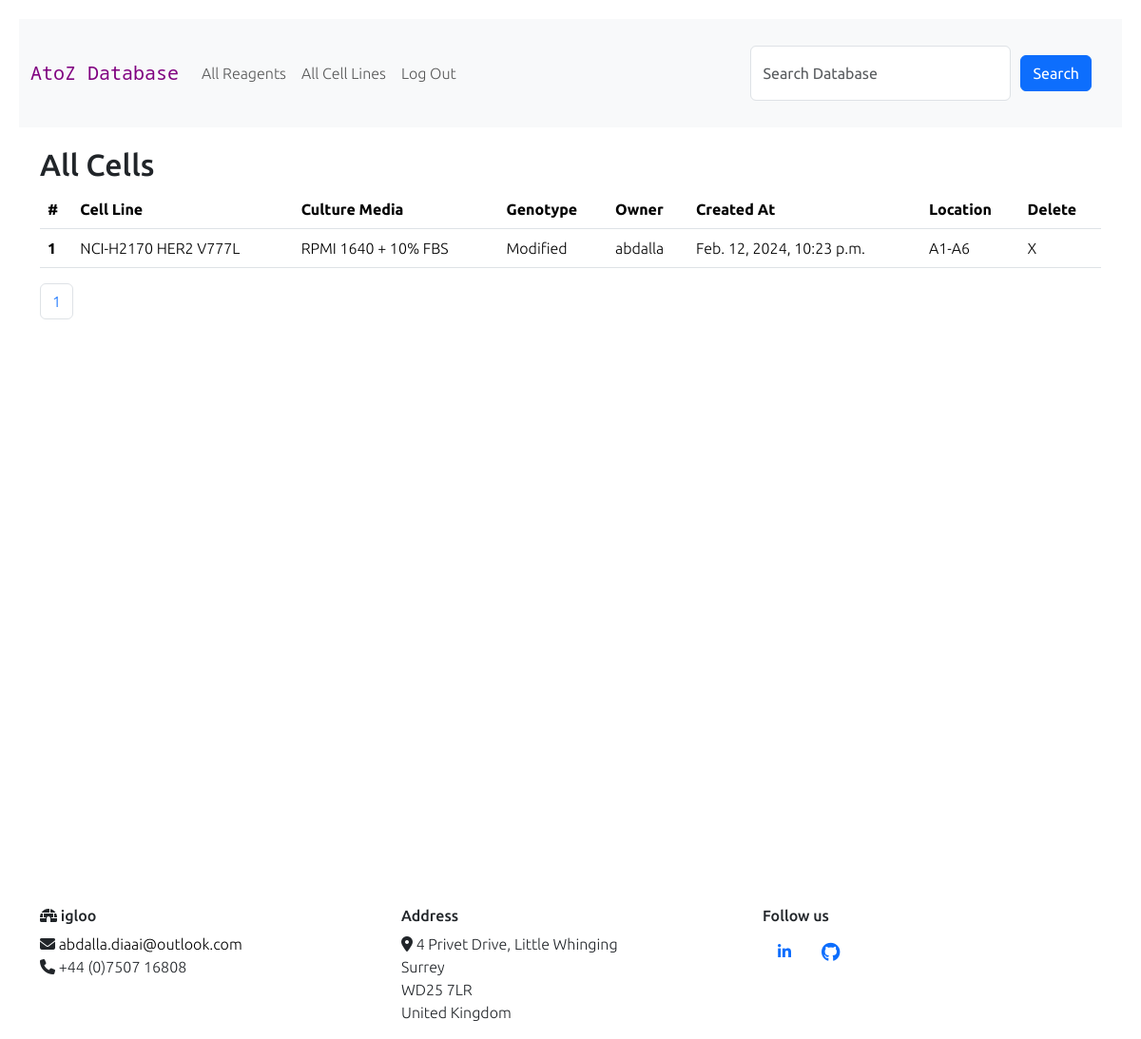
The page /view_cells (signed in) on the database as committed earlier.
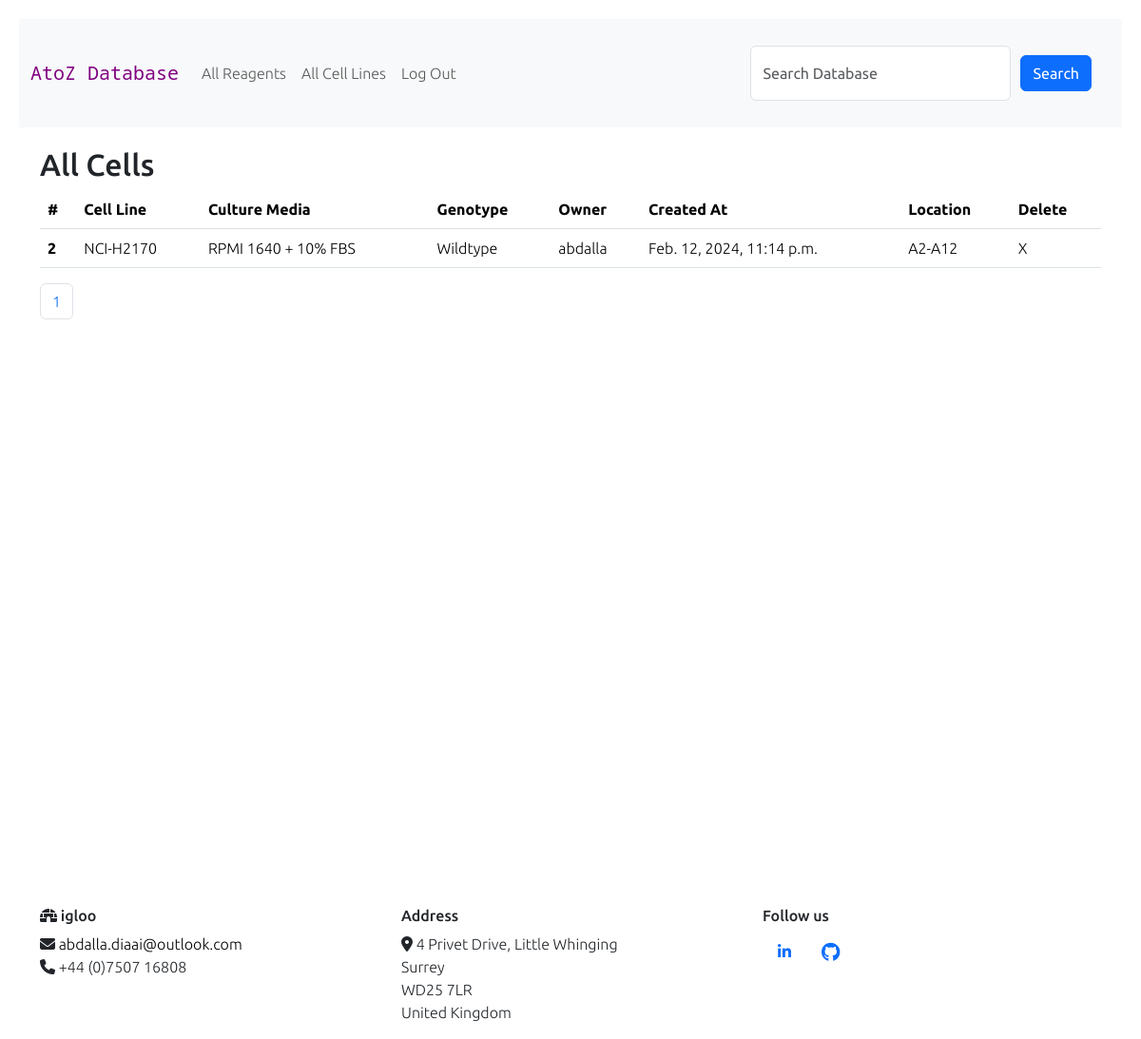
The same page on the database as committed later.
### reagents/models.py (models this page shows, shortened)
class TimeStampedModel(models.Model):
    created_at = models.DateTimeField(auto_now_add=True)
    updated_at = models.DateTimeField(auto_now=True)
    class Meta:
        abstract = True

class CellLine(TimeStampedModel):
    CHOICES = [("Wildtype", True), ("Modified", False)]
    created = TimeStampedModel.created_at
    cell_name = models.CharField(max_length=300, blank=True, null=True)
    media = models.CharField(max_length=300, blank=True, null=True)
    genotype = models.CharField(max_length=30, choices=CHOICES, default=True)
    owner = models.ForeignKey(settings.AUTH_USER_MODEL, on_delete=models.CASCADE, null=True)
    storage_position = models.CharField(max_length=10, blank=True, null=True)

class User(AbstractUser):
    pass

### reagents/views.py (the view)
# urls.py: path("view_cells", views.view_cells, name="view_cells"),
@login_required
def view_cells(request):
    cells = CellLine.objects.all()
    paginator = Paginator(cells, 10)
    page_number = request.GET.get("page")
    page_obj = paginator.get_page(page_number)
    return render(
        request,
        "reagents/cells.html",
        {"page_obj": page_obj, "paginator": paginator, "search_form": NewSearch()},
    )

### reagents/forms.py
class NewSearch(forms.Form):
    CHOICES = [("cells", "Cells"), ("reagents", "Reagents")]
    search = forms.CharField(
        label="",
        widget=forms.TextInput(
            attrs={"placeholder": "Search Database", "class": "form-control"}
        ),
    )
    database_to_search = models.CharField(max_length=30, choices=CHOICES, default="Reagents")

### reagents/templates/reagents/cells.html (shortened to what this page needs)
{% extends "reagents/layout.html" %}
{% load static %}
{% block body %}
<h2>All Cells</h2>
{% if user.is_authenticated %}
<div>
    <table class="table">
        <thead>
            <tr>
                <th scope="col">#</th>
                <th scope="col">Cell Line</th>
                <th scope="col">Culture Media</th>
                <th scope="col">Genotype</th>
                <th scope="col">Owner</th>
                <th scope="col">Created At</th>
                <th scope="col">Location</th>
                <th scope="col">Delete</th>
            </tr>
        </thead>
        <tbody>
            {% for cell in page_obj %}
            <tr>
                <th scope="row">{{ cell.id }}</th>
                <td>{{ cell.cell_name }}</td>
                <td>{{ cell.media }}</td>
                <td>{{ cell.genotype }}</td>
                <td>{{ cell.owner }}</td>
                <td> {{ cell.created }}</td>
                <td>{{ cell.storage_position }}</td>
                <td><a id="delete" href="{% url 'delete_cell' cell.id %}">X</a></td>
            </tr>
            {% endfor %}
        </tbody>
    </table>
</div>
{% if paginator.count > 0 %}
<nav aria-label="Page navigation example">
    <ul class="pagination">
        {% for page_number in paginator.page_range %}
        {% if page.obj.number == page_number %}
        <li class="page-item active"><a class="page-link" href="">{{ page_number }}</a></li>
        {% else %}
        <li class="page-item"><a class="page-link" href="?page={{ page_number }}">{{ page_number }}</a></li>
        {% endif %}
        {% endfor %}
    </ul>
</nav>
{% endif %}
{% endif %}
{% endblock %}

Rows that differ between the two databases and show on the page:
removed CellLine: id "1", cell_name "NCI-H2170 HER2 V777L", media "RPMI 1640 + 10% FBS", genotype "Modified", owner "abdalla", created "Feb. 12, 2024, 10:23 p.m.", storage_position "A1-A6"
added CellLine: id "2", cell_name "NCI-H2170", media "RPMI 1640 + 10% FBS", genotype "Wildtype", owner "abdalla", created "Feb. 12, 2024, 11:14 p.m.", storage_position "A2-A12"
